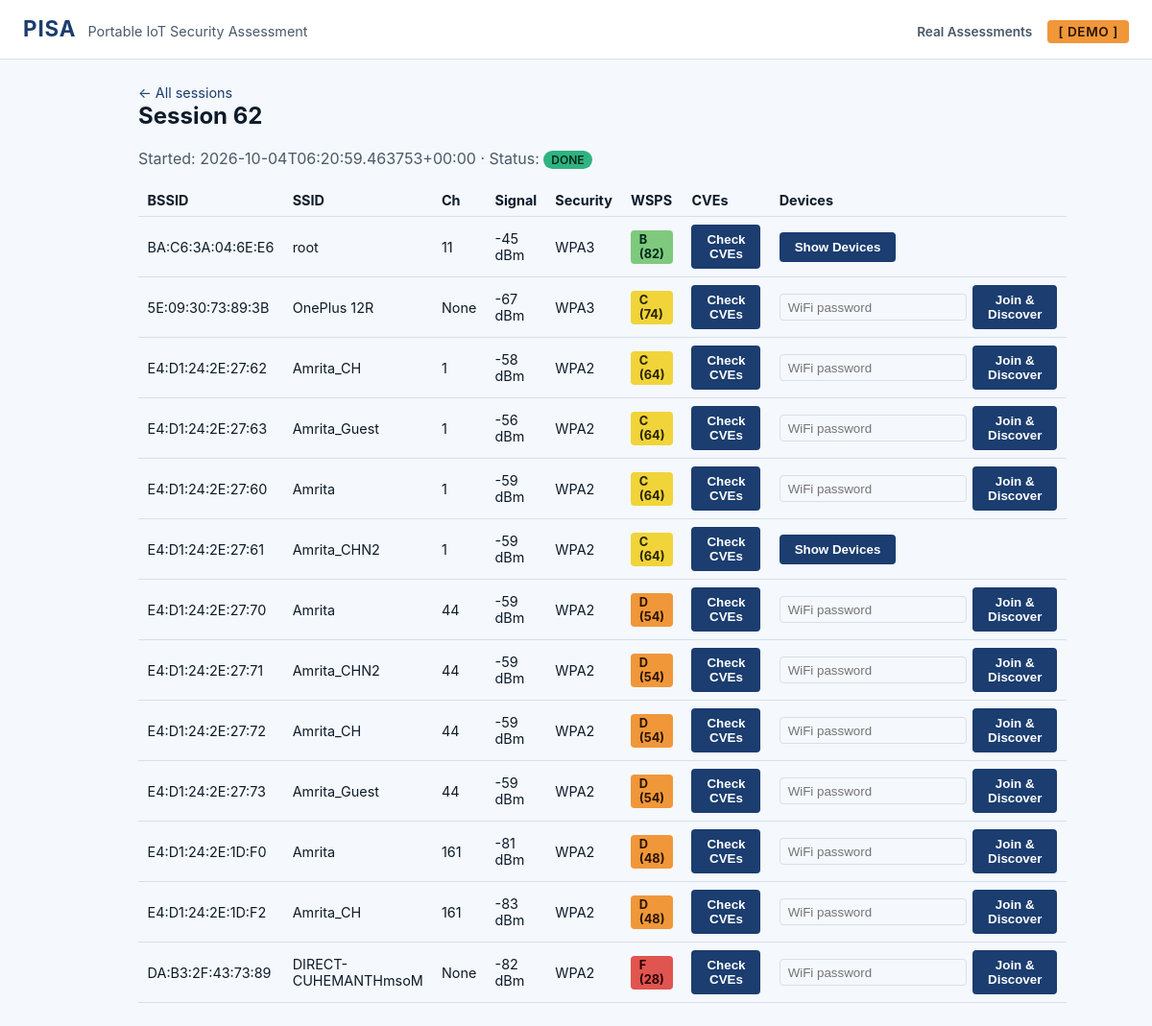
/sessions/62, run on the app's committed database.
### tables this page shows
CREATE TABLE networks (
        id               INTEGER PRIMARY KEY AUTOINCREMENT,
        session_id       INTEGER REFERENCES sessions(id),
        bssid            TEXT    NOT NULL,
        ssid             TEXT,
        channel          INTEGER,
        signal_dbm       INTEGER,
        security         TEXT,
        encryption       TEXT,
        beacon_interval  INTEGER,
        pmf_enabled      INTEGER DEFAULT 0,
        wps_enabled      INTEGER DEFAULT 0,
        hidden           INTEGER DEFAULT 0,
        wsps_score       INTEGER,
        wsps_grade       TEXT,
        first_seen       TEXT    NOT NULL,
        last_seen        TEXT    NOT NULL, handshake_captured INTEGER DEFAULT 0, handshake_type TEXT, handshake_path TEXT, handshake_captured_at TEXT, discovery_status TEXT, discovery_started_at TEXT, discovery_completed_at TEXT, discovery_error TEXT,
        UNIQUE(bssid, session_id)
    );

### pisa/m5/routes/sessions.py (the view)
@bp.route("/sessions/<int:session_id>")
def detail(session_id):
    with get_connection(current_app.config["DB_PATH"]) as conn:
        session = queries.get_session(conn, session_id)
        if session is None:
            abort(404)
        networks = queries.get_networks(conn, session_id)
        cves_by_network = {n["id"]: queries.get_network_cves(conn, n["id"]) for n in networks}
    return render_template(
        "session_detail.html",
        session=session,
        networks=networks,
        cves_by_network=cves_by_network,
    )

### pisa/db/connection.py (called while the page is built)
def get_connection(db_path: str) -> sqlite3.Connection:
    conn = sqlite3.connect(db_path)
    conn.execute("PRAGMA foreign_keys = ON")
    conn.row_factory = sqlite3.Row
    return conn

### pisa/db/queries.py (called while the page is built)
def get_session(conn: sqlite3.Connection, session_id: int) -> dict | None:
    conn.row_factory = sqlite3.Row
    c = conn.cursor()
    c.execute("SELECT * FROM sessions WHERE id = ?", (session_id,))
    row = c.fetchone()
    return dict(row) if row else None

def get_network_cves(conn: sqlite3.Connection, network_id: int) -> list:
    conn.row_factory = sqlite3.Row
    c = conn.cursor()
    c.execute("SELECT * FROM network_cves WHERE network_id = ?", (network_id,))
    return [dict(r) for r in c.fetchall()]

def get_networks(conn: sqlite3.Connection, session_id: int) -> list:
    conn.row_factory = sqlite3.Row
    c = conn.cursor()
    c.execute("SELECT * FROM networks WHERE session_id = ? ORDER BY wsps_score DESC", (session_id,))
    return [dict(r) for r in c.fetchall()]

### pisa/m5/templates/session_detail.html (shortened to what this page needs)
{% extends "base.html" %}
{% block content %}
<a href="{{ url_for('dashboard.index') }}" class="back-link">&larr; All sessions</a>
<h2>Session {{ session.id }}</h2>
<p class="session-meta">
  Started: {{ session.started_at }}
  &middot; Status: <span class="status status-{{ session.status }}">{{ session.status }}</span>
</p>
{% if networks %}
<table class="networks-table">
  <thead>
    <tr>
      <th>BSSID</th><th>SSID</th><th>Ch</th><th>Signal</th><th>Security</th><th>WSPS</th><th>CVEs</th><th>Devices</th>
    </tr>
  </thead>
  <tbody>
    {% for n in networks %}
    <tr>
      <td>{{ n.bssid }}</td>
      <td>{{ n.ssid or '(hidden)' }}</td>
      <td>{{ n.channel }}</td>
      <td>{{ n.signal_dbm }} dBm</td>
      <td>{{ n.security }}</td>
      <td><span class="grade grade-{{ n.wsps_grade }}">{{ n.wsps_grade }} ({{ n.wsps_score }})</span></td>
      <td class="cve-cell" data-network-id="{{ n.id }}">
        {% set cves = cves_by_network.get(n.id, []) %}
        <button class="check-cves-btn" data-network-id="{{ n.id }}">{{ 'Recheck CVEs' if cves else 'Check CVEs' }}</button>
      </td>
      <td class="devices-cell" data-network-id="{{ n.id }}">
        {% if n.discovery_status == 'done' %}
          <button class="show-devices-btn" data-network-id="{{ n.id }}">Show Devices</button>
        {% elif n.discovery_status == 'running' %}
          <span>Discovering&hellip;</span>
        {% else %}
          <form class="join-form" data-network-id="{{ n.id }}">
            <input type="password" name="password" placeholder="WiFi password" required>
            <button type="submit">Join &amp; Discover</button>
          </form>
        {% endif %}
      </td>
    </tr>
    {% endfor %}
  </tbody>
</table>
{% else %}
<p>No networks captured in this session yet.</p>
{% endif %}
{% endblock %}

### pisa/m5/static/css/style.css (style rules this page uses)
:root { color-scheme: light dark; --bg: #0f1620; --panel: #16202c; --border: #2a3644; --text: #e6edf3; --muted: #8a99a8; --accent: #3a8bd8; }
@media (prefers-color-scheme: light) { :root { --bg: #f5f8fc; --panel: #ffffff; --border: #d7e0ea; --text: #0d1b2a; --muted: #4a5a6a; --accent: #1b3d6f; } }
* { box-sizing: border-box; }
body { margin: 0; background: var(--bg); color: var(--text); font-family: -apple-system, "Segoe UI", Roboto, sans-serif; }
h2 { margin-top: 0; }
input[type="text"], input[type="number"], input[type="password"] { background: var(--bg); border: 1px solid var(--border); color: var(--text); border-radius: 4px; padding: 0.35rem 0.5rem; }
button { background: var(--accent); color: white; border: none; border-radius: 4px; padding: 0.5rem 1rem; cursor: pointer; font-weight: 600; }
table { width: 100%; border-collapse: collapse; }
th, td { text-align: left; padding: 0.5rem 0.6rem; border-bottom: 1px solid var(--border); font-size: 0.9rem; }
.status { display: inline-block; padding: 0.15rem 0.5rem; border-radius: 999px; font-size: 0.75rem; font-weight: 600; text-transform: uppercase; }
.status-done { background: #2fb380; color: #002a1a; }
.grade { display: inline-block; padding: 0.15rem 0.55rem; border-radius: 4px; font-weight: 700; font-size: 0.8rem; }
.grade-B { background: #7fc97f; color: #002a1a; }
.grade-C { background: #f0d43a; color: #2a2400; }
.grade-D { background: #f0973a; color: #2a1400; }
.grade-E, .grade-F { background: #e0554f; color: #2a0000; }
.back-link { color: var(--accent); text-decoration: none; font-size: 0.9rem; }
.session-meta { color: var(--muted); }
.join-form { display: flex; gap: 0.4rem; align-items: center; }

### data on the page
networks: bssid "BA:C6:3A:04:6E:E6", ssid "root", channel "11", signal_dbm "-45", security "WPA3", wsps_grade "B", wsps_score "82", value "Check CVEs"
networks: bssid "5E:09:30:73:89:3B", ssid "OnePlus 12R", channel "None", signal_dbm "-67", security "WPA3", wsps_grade "C", wsps_score "74", value "Check CVEs"
networks: bssid "E4:D1:24:2E:27:62", ssid "Amrita_CH", channel "1", signal_dbm "-58", security "WPA2", wsps_grade "C", wsps_score "64", value "Check CVEs"
networks: bssid "E4:D1:24:2E:27:63", ssid "Amrita_Guest", channel "1", signal_dbm "-56", security "WPA2", wsps_grade "C", wsps_score "64", value "Check CVEs"
networks: bssid "E4:D1:24:2E:27:60", ssid "Amrita", channel "1", signal_dbm "-59", security "WPA2", wsps_grade "C", wsps_score "64", value "Check CVEs"
networks: bssid "E4:D1:24:2E:27:61", ssid "Amrita_CHN2", channel "1", signal_dbm "-59", security "WPA2", wsps_grade "C", wsps_score "64", value "Check CVEs"
networks: bssid "E4:D1:24:2E:27:70", ssid "Amrita", channel "44", signal_dbm "-59", security "WPA2", wsps_grade "D", wsps_score "54", value "Check CVEs"
networks: bssid "E4:D1:24:2E:27:71", ssid "Amrita_CHN2", channel "44", signal_dbm "-59", security "WPA2", wsps_grade "D", wsps_score "54", value "Check CVEs"
networks: bssid "E4:D1:24:2E:27:72", ssid "Amrita_CH", channel "44", signal_dbm "-59", security "WPA2", wsps_grade "D", wsps_score "54", value "Check CVEs"
networks: bssid "E4:D1:24:2E:27:73", ssid "Amrita_Guest", channel "44", signal_dbm "-59", security "WPA2", wsps_grade "D", wsps_score "54", value "Check CVEs"
networks: bssid "E4:D1:24:2E:1D:F0", ssid "Amrita", channel "161", signal_dbm "-81", security "WPA2", wsps_grade "D", wsps_score "48", value "Check CVEs"
networks: bssid "E4:D1:24:2E:1D:F2", ssid "Amrita_CH", channel "161", signal_dbm "-83", security "WPA2", wsps_grade "D", wsps_score "48", value "Check CVEs"
networks: bssid "DA:B3:2F:43:73:89", ssid "DIRECT-CUHEMANTHmsoM", channel "None", signal_dbm "-82", security "WPA2", wsps_grade "F", wsps_score "28", value "Check CVEs"

### other printed values
{{ session.id }} "62"
{{ session.started_at }} "2026-10-04T06:20:59.463753+00:00"
{{ session.status }} "DONE"
